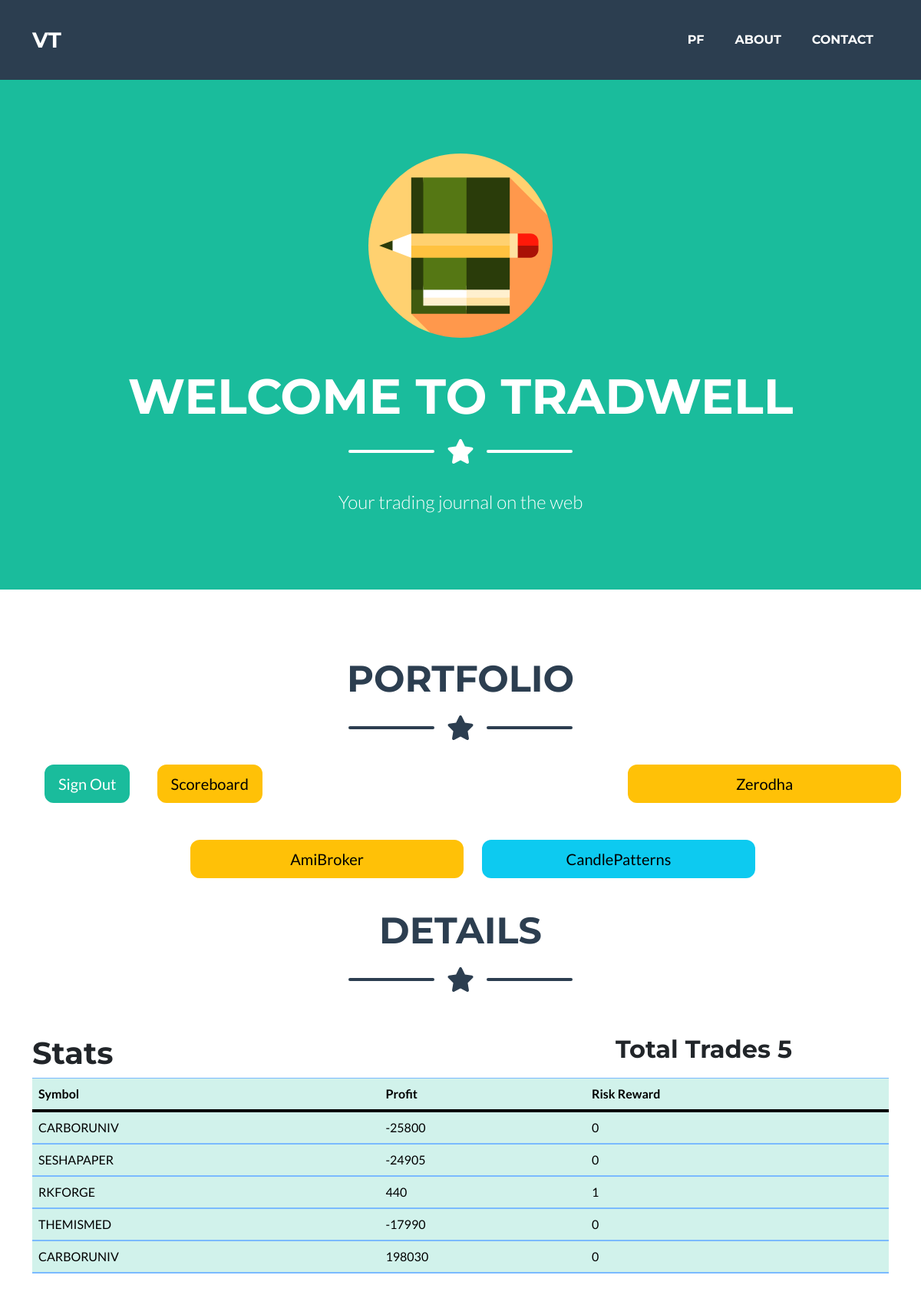
Page /stats (signed in) on the committed database.
### tables this page shows
CREATE TABLE "entries" (
	"entry_id"	INTEGER,
	"phonenumber"	INTEGER NOT NULL,
	"symbol"	TEXT NOT NULL,
	"date"	TEXT NOT NULL,	
	"quantity"	INTEGER NOT NULL,
	"notes"	TEXT,
	"SL"	INTEGER,
	"oprice"	INTEGER,
	"cprice"	INTEGER,
	"profit"	INTEGER,
	"rr" INTEGER,
	PRIMARY KEY("entry_id"),
	FOREIGN KEY("phonenumber") REFERENCES "users"("phonenumber")
);

### app.py (the view)
@app.route('/stats')
def stats():
    numtrades = 0
    db = get_db()
    phonenumber = session['phonenumber']
    cur = db.execute('select symbol, profit,rr from entries where phonenumber = ?', [phonenumber])
    pnl =dict(result=[dict(r) for r in cur.fetchall()])
    numtrades = db.execute('select COUNT() from entries where phonenumber= ?',[phonenumber]).fetchone()[0]
    for pl in pnl['result']:
        print(pl)
    return render_template('stats.html', pnl=pnl, numtrades=numtrades, logged_in=True)

### app.py (called while the page is built)
def connect_db():
    conn = sqlite3.connect(app.config['DATABASE']);
    conn.row_factory = sqlite3.Row
    return conn

def get_db():
    if not hasattr(g, 'sqlite_db'):
        g.sqlite_db = connect_db()
    return g.sqlite_db

### templates/stats.html
{%include 'home.html'%}
<div class="container mt-5">
  <div class ="row">
    <div class="col-lg-8">
      <h1>Stats</h1>
    </div>
    <div class="col-lg-4">
      <h2>Total Trades {{ numtrades }}</h2>
    </div>
  </div>
  <div class="table-responsive">
    <table class="table table-primary">
      <thead>
        <tr>
          <th scope="col">Symbol</th>
          <th scope="col">Profit</th>
          <th scope="col">Risk Reward</th>
        </tr>
      </thead>
      <tbody>
        {% for pl in pnl['result'] %}
            <tr>
              <td>{{pl['symbol'] }}</td>
              <td>{{pl['profit'] }}</td>
              <td>{{pl['rr'] }}</td>
          </tr>
        {% endfor %}
      </tbody>
    </table>
  </div>
</div>

### rows in the picture
entries: symbol "CARBORUNIV", profit "-25800", rr "0"
entries: symbol "SESHAPAPER", profit "-24905", rr "0"
entries: symbol "RKFORGE", profit "440", rr "1"
entries: symbol "THEMISMED", profit "-17990", rr "0"
entries: symbol "CARBORUNIV", profit "198030", rr "0"

### other values in the picture
{{ numtrades }} "5"
